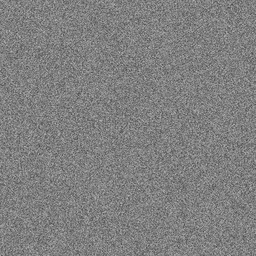
#> input picture final_improved.png, 256 x 256 px, shrunk from 512 x 512 before the run
$ python -i a8_scanning_detection.py   (imports and definitions only)
#> lines starting #> are read from the running program, lines starting #| are printed output that depends on the picture
"""
Module 8: Scanning and Detection
Author: Member A
Description: Steganalysis detection and security scanning for steganographic content
Dependencies: numpy, opencv-python, scipy, scikit-learn

Features:
- Statistical analysis (Chi-square, RS analysis)
- Histogram analysis
- DCT coefficient distribution analysis
- LSB analysis
- Anomaly detection
- Security scoring
"""

import numpy as np
import cv2
from scipy import stats
from scipy.fft import dct, idct
import sys
import os
from typing import Dict, Tuple, List

# Import previous modules
sys.path.append(os.path.dirname(os.path.dirname(os.path.abspath(__file__))))
sys.path.append(os.path.join(os.path.dirname(os.path.dirname(os.path.abspath(__file__))), "03. Image Processing Module"))
from a3_image_processing import *


def chi_square_test(image: np.ndarray, block_size: int = 256) -> float:
    """
    Perform Chi-square test for LSB steganography detection

    Args:
        image: Input image
        block_size: Block size for analysis

    Returns:
        Chi-square statistic (lower = more likely stego)
    """
    if len(image.shape) == 3:
        image = cv2.cvtColor(image, cv2.COLOR_BGR2GRAY)

    h, w = image.shape
    chi_values = []

    for i in range(0, h - block_size, block_size // 2):
        for j in range(0, w - block_size, block_size // 2):
            block = image[i:i+block_size, j:j+block_size]

            # Count pixel pairs
            pairs = np.zeros(128, dtype=int)
            for k in range(128):
                pairs[k] = np.sum((block == 2*k) | (block == 2*k + 1))

            # Calculate chi-square
            expected = pairs.sum() / 128
            if expected > 0:
                chi = np.sum((pairs - expected) ** 2 / expected)
                chi_values.append(chi)

    return np.mean(chi_values) if chi_values else 0.0


def rs_analysis(image: np.ndarray) -> Dict[str, float]:
    """
    Regular-Singular (RS) analysis for steganography detection

    Args:
        image: Input image

    Returns:
        Dictionary with R/S ratios and estimated message length
    """
    if len(image.shape) == 3:
        image = cv2.cvtColor(image, cv2.COLOR_BGR2GRAY)

    def mask_group(pixels, mask):
        """Apply mask and calculate discrimination function"""
        masked = pixels.copy()
        for i, m in enumerate(mask):
            if m == 1:
                if i < len(masked) - 1:
                    masked[i] = min(255, max(0, 2*masked[i] - masked[i+1]))
        return np.abs(np.diff(masked.astype(int))).sum()

    # Sample blocks
    block_size = 8
    h, w = image.shape

    R_plus, R_minus, S_plus, S_minus = 0, 0, 0, 0
    total_blocks = 0

    mask = [1, 0, 1, 0, 1, 0, 1, 0]

    for i in range(0, h - block_size, block_size):
        for j in range(0, w - block_size, block_size):
            block = image[i:i+block_size, j:j+block_size].flatten()

            # Original discrimination
            f_original = np.abs(np.diff(block.astype(int))).sum()

            # Apply positive mask
            f_plus = mask_group(block, mask)

            # Apply negative mask
            f_minus = mask_group(block, [1-m for m in mask])

            # Classify
            if f_plus > f_original:
                R_plus += 1
            elif f_plus < f_original:
                S_plus += 1

            if f_minus > f_original:
                R_minus += 1
            elif f_minus < f_original:
                S_minus += 1

            total_blocks += 1

    # Calculate ratios
    if total_blocks > 0:
        r_plus_ratio = R_plus / total_blocks
        s_plus_ratio = S_plus / total_blocks
        r_minus_ratio = R_minus / total_blocks
        s_minus_ratio = S_minus / total_blocks

        # Estimate message length (simplified)
        estimated_length = 0.0
        if r_plus_ratio > s_plus_ratio:
            estimated_length = 2 * (r_plus_ratio - s_plus_ratio) / (r_plus_ratio + s_plus_ratio)
    else:
        r_plus_ratio = s_plus_ratio = r_minus_ratio = s_minus_ratio = 0.0
        estimated_length = 0.0

    return {
        'R_plus': r_plus_ratio,
        'S_plus': s_plus_ratio,
        'R_minus': r_minus_ratio,
        'S_minus': s_minus_ratio,
        'estimated_length': estimated_length,
        'detection_score': abs(r_plus_ratio - s_plus_ratio)
    }


def histogram_analysis(image: np.ndarray) -> Dict[str, float]:
    """
    Analyze histogram for steganography indicators

    Args:
        image: Input image

    Returns:
        Dictionary with histogram metrics
    """
    if len(image.shape) == 3:
        image = cv2.cvtColor(image, cv2.COLOR_BGR2GRAY)

    hist = cv2.calcHist([image], [0], None, [256], [0, 256]).flatten()

    # Calculate metrics
    entropy = -np.sum((hist / hist.sum()) * np.log2((hist / hist.sum()) + 1e-10))

    # Pair analysis (LSB embedding indicator)
    pair_diffs = []
    for i in range(0, 256, 2):
        if i+1 < 256:
            pair_diffs.append(abs(hist[i] - hist[i+1]))

    avg_pair_diff = np.mean(pair_diffs)
    max_pair_diff = np.max(pair_diffs)

    # Smoothness
    smoothness = np.mean(np.abs(np.diff(hist)))

    return {
        'entropy': entropy,
        'avg_pair_diff': avg_pair_diff,
        'max_pair_diff': max_pair_diff,
        'smoothness': smoothness,
        'uniformity': np.std(hist)
    }


def dct_analysis(image: np.ndarray) -> Dict[str, float]:
    """
    Analyze DCT coefficients for anomalies

    Args:
        image: Input image

    Returns:
        Dictionary with DCT metrics
    """
    if len(image.shape) == 3:
        image = cv2.cvtColor(image, cv2.COLOR_BGR2GRAY)

    # Apply DCT on 8x8 blocks
    h, w = image.shape
    block_size = 8

    coeff_stats = []

    for i in range(0, h - block_size, block_size):
        for j in range(0, w - block_size, block_size):
            block = image[i:i+block_size, j:j+block_size].astype(float)
            dct_block = dct(dct(block.T, norm='ortho').T, norm='ortho')

            # Analyze middle-frequency coefficients (typical embedding zone)
            mid_freq = dct_block[2:6, 2:6]
            coeff_stats.append({
                'mean': np.mean(mid_freq),
                'std': np.std(mid_freq),
                'max': np.max(np.abs(mid_freq))
            })

    # Aggregate statistics
    means = [s['mean'] for s in coeff_stats]
    stds = [s['std'] for s in coeff_stats]

    return {
        'avg_coeff_mean': np.mean(means),
        'avg_coeff_std': np.mean(stds),
        'coeff_variance': np.var(means),
        'block_inconsistency': np.std(stds)
    }


def lsb_analysis(image: np.ndarray) -> Dict[str, float]:
    """
    Analyze LSB plane for randomness

    Args:
        image: Input image

    Returns:
        Dictionary with LSB metrics
    """
    if len(image.shape) == 3:
        image = cv2.cvtColor(image, cv2.COLOR_BGR2GRAY)

    # Extract LSB plane
    lsb_plane = image & 1

    # Calculate randomness
    total_pixels = lsb_plane.size
    ones = np.sum(lsb_plane)
    zeros = total_pixels - ones

    # Expected for random: ~50% each
    randomness_score = 1 - abs(0.5 - (ones / total_pixels)) * 2

    # Adjacent bit flips (indicator of embedding)
    flips_h = np.sum(np.diff(lsb_plane, axis=1) != 0)
    flips_v = np.sum(np.diff(lsb_plane, axis=0) != 0)

    expected_flips = total_pixels * 0.5
    flip_ratio = (flips_h + flips_v) / expected_flips

    # Autocorrelation
    autocorr = np.correlate(lsb_plane.flatten(), lsb_plane.flatten(), mode='same')[lsb_plane.size // 2]

    return {
        'ones_ratio': ones / total_pixels,
        'randomness_score': randomness_score,
        'flip_ratio': flip_ratio,
        'autocorrelation': float(autocorr) / total_pixels
    }


def detect_steganography(image_path: str) -> Dict[str, any]:
    """
    Comprehensive steganography detection

    Args:
        image_path: Path to image file

    Returns:
        Dictionary with detection results and scores
    """
#> called with image_path = '../final_improved.png'
    image = cv2.imread(image_path, cv2.IMREAD_GRAYSCALE)
#> image is the input picture: shape (256, 256); min 70, max 187, mean 127.5
    if image is None:
        raise ValueError(f"Cannot read image: {image_path}")

    print(f"Analyzing: {image_path}")
    print(f"Image size: {image.shape}")
#| Image size: (256, 256)

    # Run all tests
    chi_square = chi_square_test(image)
#> after the loop in chi_square_test, `for i in range(0, h - block_size, block_size // 2):`: chi_values = []
#> chi_square = 0
    rs_result = rs_analysis(image)
#> after the loop in rs_analysis, `for i in range(0, h - block_size, block_size):`: R_minus = 959; R_plus = 961; S_minus = 0; total_blocks = 961
#> in rs_analysis, `r_plus_ratio = R_plus / total_blocks`: r_plus_ratio = 1
#> in rs_analysis, `s_plus_ratio = S_plus / total_blocks`: s_plus_ratio = 0
#> in rs_analysis, `r_minus_ratio = R_minus / total_blocks`: r_minus_ratio = 0.998
#> in rs_analysis, `s_minus_ratio = S_minus / total_blocks`: s_minus_ratio = 0
#> in rs_analysis, `estimated_length = 2 * (r_plus_ratio - s_plus_ratio) / (r_plus_ratio +..`: estimated_length = 2
#> rs_result = {'R_plus': 1, 'S_plus': 0, 'R_minus': 0.998, 'S_minus': 0, 'estimated_length': 2, 'detection_score': 1}
    hist_result = histogram_analysis(image)
#> in histogram_analysis, `hist = cv2.calcHist([image], [0], None, [256], [0, 256]).flatten()`: hist = 256 values, max 1595 at index 128, min 0 at index 0, mean 256
#> in histogram_analysis, `entropy = -np.sum((hist / hist.sum()) * np.log2((hist / hist.sum()) + ..`: entropy = 6.1
#> after the loop in histogram_analysis, `for i in range(0, 256, 2):`: pair_diffs = 128 values, max 111 at index 56, min 0 at index 0, mean 17.7
#> in histogram_analysis, `avg_pair_diff = np.mean(pair_diffs)`: avg_pair_diff = 17.7
#> in histogram_analysis, `max_pair_diff = np.max(pair_diffs)`: max_pair_diff = 111
#> in histogram_analysis, `smoothness = np.mean(np.abs(np.diff(hist)))`: smoothness = 14.31
#> hist_result = {'entropy': 6.1, 'avg_pair_diff': 17.7, 'max_pair_diff': 111, 'smoothness': 14.31, 'uniformity': 464.4}
    dct_result = dct_analysis(image)
#> after the loop in dct_analysis, `for i in range(0, h - block_size, block_size):`: coeff_stats = 961 items
#> in dct_analysis, `means = [s['mean'] for s in coeff_stats]`: means = 961 values, max 14.63 at index 755, min -17.88 at index 360, mean 0.129
#> in dct_analysis, `stds = [s['std'] for s in coeff_stats]`: stds = 961 values, max 28.59 at index 121, min 6.85 at index 55, mean 16.89
#> dct_result = {'avg_coeff_mean': 0.129, 'avg_coeff_std': 16.89, 'coeff_variance': 20.43, 'block_inconsistency': 3.19}
    lsb_result = lsb_analysis(image)
#> in lsb_analysis, `lsb_plane = image & 1`:
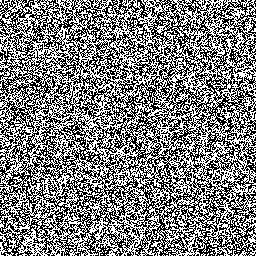
#> lsb_plane: shape (256, 256); values 0 (black) and 1 (white), 50% white; black in thin lines or dots
#> in lsb_analysis, `ones = np.sum(lsb_plane)`: ones = 32780
#> in lsb_analysis, `zeros = total_pixels - ones`: zeros = 32756
#> in lsb_analysis, `randomness_score = 1 - abs(0.5 - (ones / total_pixels)) * 2`: randomness_score = 1
#> in lsb_analysis, `flips_h = np.sum(np.diff(lsb_plane, axis=1) != 0)`: flips_h = 32794
#> in lsb_analysis, `flips_v = np.sum(np.diff(lsb_plane, axis=0) != 0)`: flips_v = 32467
#> in lsb_analysis, `flip_ratio = (flips_h + flips_v) / expected_flips`: flip_ratio = 1.99
#> in lsb_analysis, `autocorr = np.correlate(lsb_plane.flatten(), lsb_plane.flatten(), mode..`: autocorr = 12
#> lsb_result = {'ones_ratio': 0.5, 'randomness_score': 1, 'flip_ratio': 1.99, 'autocorrelation': 0.000183}

    # Calculate overall detection score (0-100, higher = more suspicious)
    detection_score = 0.0

    # Chi-square contribution (lower is more suspicious)
    if chi_square < 100:
        detection_score += 30
    elif chi_square < 200:
        detection_score += 15

    # RS analysis contribution
    detection_score += rs_result['detection_score'] * 20
#> detection_score = 50

    # Histogram contribution
    if hist_result['avg_pair_diff'] < 50:
        detection_score += 15
#> detection_score = 65

    # LSB randomness contribution
    if 0.45 < lsb_result['ones_ratio'] < 0.55:
        detection_score += 20  # High randomness suspicious
#> detection_score = 85

    # DCT contribution
    if dct_result['block_inconsistency'] > 5:
        detection_score += 15

    detection_score = min(100, detection_score)

    # Classification
    if detection_score > 70:
        classification = "HIGH - Likely contains hidden data"
    elif detection_score > 40:
        classification = "MEDIUM - Possibly contains hidden data"
    else:
        classification = "LOW - Unlikely to contain hidden data"

    return {
        'detection_score': detection_score,
        'classification': classification,
        'chi_square': chi_square,
        'rs_analysis': rs_result,
        'histogram': hist_result,
        'dct_analysis': dct_result,
        'lsb_analysis': lsb_result
    }


# [115 lines left out: functions scan_directory, compare_images, test_scanning_module, not called in this run]


# [2 lines not run here, left out]

>>> result = detect_steganography('../final_improved.png')
#> result = 7 items
